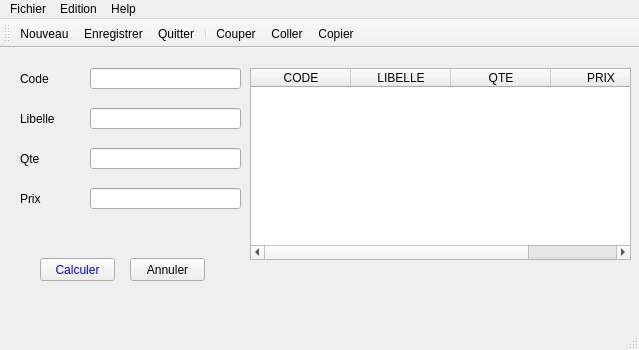
<?xml version="1.0" encoding="UTF-8"?>
<ui version="4.0">
 <class>MaFenetre</class>
 <widget class="QMainWindow" name="MaFenetre">
  <property name="geometry">
   <rect>
    <x>0</x>
    <y>0</y>
    <width>639</width>
    <height>350</height>
   </rect>
  </property>
  <property name="windowTitle">
   <string>MaFenetre</string>
  </property>
  <property name="windowIcon">
   <iconset resource="resources.qrc">
    <normaloff>:/images/images/house.png</normaloff>:/images/images/house.png</iconset>
  </property>
  <widget class="QWidget" name="centralWidget">
   <widget class="QLabel" name="label">
    <property name="geometry">
     <rect>
      <x>20</x>
      <y>100</y>
      <width>47</width>
      <height>21</height>
     </rect>
    </property>
    <property name="text">
     <string>Qte</string>
    </property>
   </widget>
   <widget class="QLineEdit" name="editQte">
    <property name="geometry">
     <rect>
      <x>90</x>
      <y>100</y>
      <width>151</width>
      <height>21</height>
     </rect>
    </property>
    <property name="text">
     <string/>
    </property>
   </widget>
   <widget class="QLabel" name="label_2">
    <property name="geometry">
     <rect>
      <x>20</x>
      <y>140</y>
      <width>47</width>
      <height>21</height>
     </rect>
    </property>
    <property name="text">
     <string>Prix</string>
    </property>
   </widget>
   <widget class="QLineEdit" name="editPrix">
    <property name="geometry">
     <rect>
      <x>90</x>
      <y>140</y>
      <width>151</width>
      <height>21</height>
     </rect>
    </property>
   </widget>
   <widget class="QLabel" name="lblResultat">
    <property name="geometry">
     <rect>
      <x>20</x>
      <y>60</y>
      <width>51</width>
      <height>21</height>
     </rect>
    </property>
    <property name="text">
     <string>Libelle</string>
    </property>
   </widget>
   <widget class="QPushButton" name="btnCalculer">
    <property name="geometry">
     <rect>
      <x>40</x>
      <y>210</y>
      <width>75</width>
      <height>23</height>
     </rect>
    </property>
    <property name="styleSheet">
     <string notr="true">#btnCalculer{
	color:blue;
}</string>
    </property>
    <property name="text">
     <string>Calculer</string>
    </property>
   </widget>
   <widget class="QPushButton" name="btn_annuler">
    <property name="geometry">
     <rect>
      <x>130</x>
      <y>210</y>
      <width>75</width>
      <height>23</height>
     </rect>
    </property>
    <property name="text">
     <string>Annuler</string>
    </property>
   </widget>
   <widget class="QLineEdit" name="editLibelle">
    <property name="geometry">
     <rect>
      <x>90</x>
      <y>60</y>
      <width>151</width>
      <height>21</height>
     </rect>
    </property>
   </widget>
   <widget class="QLabel" name="label_3">
    <property name="geometry">
     <rect>
      <x>20</x>
      <y>20</y>
      <width>47</width>
      <height>21</height>
     </rect>
    </property>
    <property name="text">
     <string>Code</string>
    </property>
   </widget>
   <widget class="QLineEdit" name="editCode">
    <property name="geometry">
     <rect>
      <x>90</x>
      <y>20</y>
      <width>151</width>
      <height>21</height>
     </rect>
    </property>
    <property name="text">
     <string/>
    </property>
   </widget>
   <widget class="QTableWidget" name="tblProduit">
    <property name="geometry">
     <rect>
      <x>250</x>
      <y>20</y>
      <width>381</width>
      <height>192</height>
     </rect>
    </property>
    <column>
     <property name="text">
      <string>CODE</string>
     </property>
    </column>
    <column>
     <property name="text">
      <string>LIBELLE</string>
     </property>
    </column>
    <column>
     <property name="text">
      <string>QTE</string>
     </property>
    </column>
    <column>
     <property name="text">
      <string>PRIX</string>
     </property>
    </column>
   </widget>
  </widget>
  <widget class="QMenuBar" name="menuBar">
   <property name="geometry">
    <rect>
     <x>0</x>
     <y>0</y>
     <width>639</width>
     <height>21</height>
    </rect>
   </property>
   <widget class="QMenu" name="menuFichier">
    <property name="title">
     <string>Fichier</string>
    </property>
    <addaction name="actionNouveau"/>
    <addaction name="actionEnregistrer"/>
    <addaction name="separator"/>
    <addaction name="actionQuitter"/>
   </widget>
   <widget class="QMenu" name="menuEdition">
    <property name="title">
     <string>Edition</string>
    </property>
    <addaction name="actionCouper"/>
    <addaction name="actionColler"/>
    <addaction name="actionCopier"/>
   </widget>
   <widget class="QMenu" name="menuHelp">
    <property name="title">
     <string>Help</string>
    </property>
    <addaction name="actionDocumentation"/>
    <addaction name="actionApropos"/>
   </widget>
   <addaction name="menuFichier"/>
   <addaction name="menuEdition"/>
   <addaction name="menuHelp"/>
  </widget>
  <widget class="QToolBar" name="mainToolBar">
   <attribute name="toolBarArea">
    <enum>TopToolBarArea</enum>
   </attribute>
   <attribute name="toolBarBreak">
    <bool>false</bool>
   </attribute>
   <addaction name="actionNouveau"/>
   <addaction name="actionEnregistrer"/>
   <addaction name="actionQuitter"/>
   <addaction name="separator"/>
   <addaction name="actionCouper"/>
   <addaction name="actionColler"/>
   <addaction name="actionCopier"/>
  </widget>
  <widget class="QStatusBar" name="statusBar"/>
  <action name="actionNouveau">
   <property name="icon">
    <iconset resource="resources.qrc">
     <normaloff>:/images/images/new.png</normaloff>:/images/images/new.png</iconset>
   </property>
   <property name="text">
    <string>&amp;Nouveau</string>
   </property>
   <property name="shortcut">
    <string>Ctrl+N</string>
   </property>
  </action>
  <action name="actionEnregistrer">
   <property name="icon">
    <iconset resource="resources.qrc">
     <normaloff>:/images/images/save.png</normaloff>:/images/images/save.png</iconset>
   </property>
   <property name="text">
    <string>Enregi&amp;strer</string>
   </property>
   <property name="shortcut">
    <string>Ctrl+S</string>
   </property>
  </action>
  <action name="actionQuitter">
   <property name="icon">
    <iconset resource="resources.qrc">
     <normaloff>:/images/images/application-exit.png</normaloff>:/images/images/application-exit.png</iconset>
   </property>
   <property name="text">
    <string>&amp;Quitter</string>
   </property>
   <property name="shortcut">
    <string>Ctrl+Q</string>
   </property>
  </action>
  <action name="actionCouper">
   <property name="icon">
    <iconset resource="resources.qrc">
     <normaloff>:/images/images/cut.png</normaloff>:/images/images/cut.png</iconset>
   </property>
   <property name="text">
    <string>Couper</string>
   </property>
   <property name="shortcut">
    <string>Ctrl+X</string>
   </property>
  </action>
  <action name="actionColler">
   <property name="icon">
    <iconset resource="resources.qrc">
     <normaloff>:/images/images/paste.png</normaloff>:/images/images/paste.png</iconset>
   </property>
   <property name="text">
    <string>Coller</string>
   </property>
   <property name="shortcut">
    <string>Ctrl+V</string>
   </property>
  </action>
  <action name="actionCopier">
   <property name="icon">
    <iconset resource="resources.qrc">
     <normaloff>:/images/images/copy.png</normaloff>:/images/images/copy.png</iconset>
   </property>
   <property name="text">
    <string>Copier</string>
   </property>
   <property name="shortcut">
    <string>Ctrl+C</string>
   </property>
  </action>
  <action name="actionDocumentation">
   <property name="text">
    <string>Documentation</string>
   </property>
  </action>
  <action name="actionApropos">
   <property name="text">
    <string>Apropos</string>
   </property>
  </action>
 </widget>
 <layoutdefault spacing="6" margin="11"/>
 <resources>
  <include location="resources.qrc"/>
 </resources>
 <connections/>
</ui>
